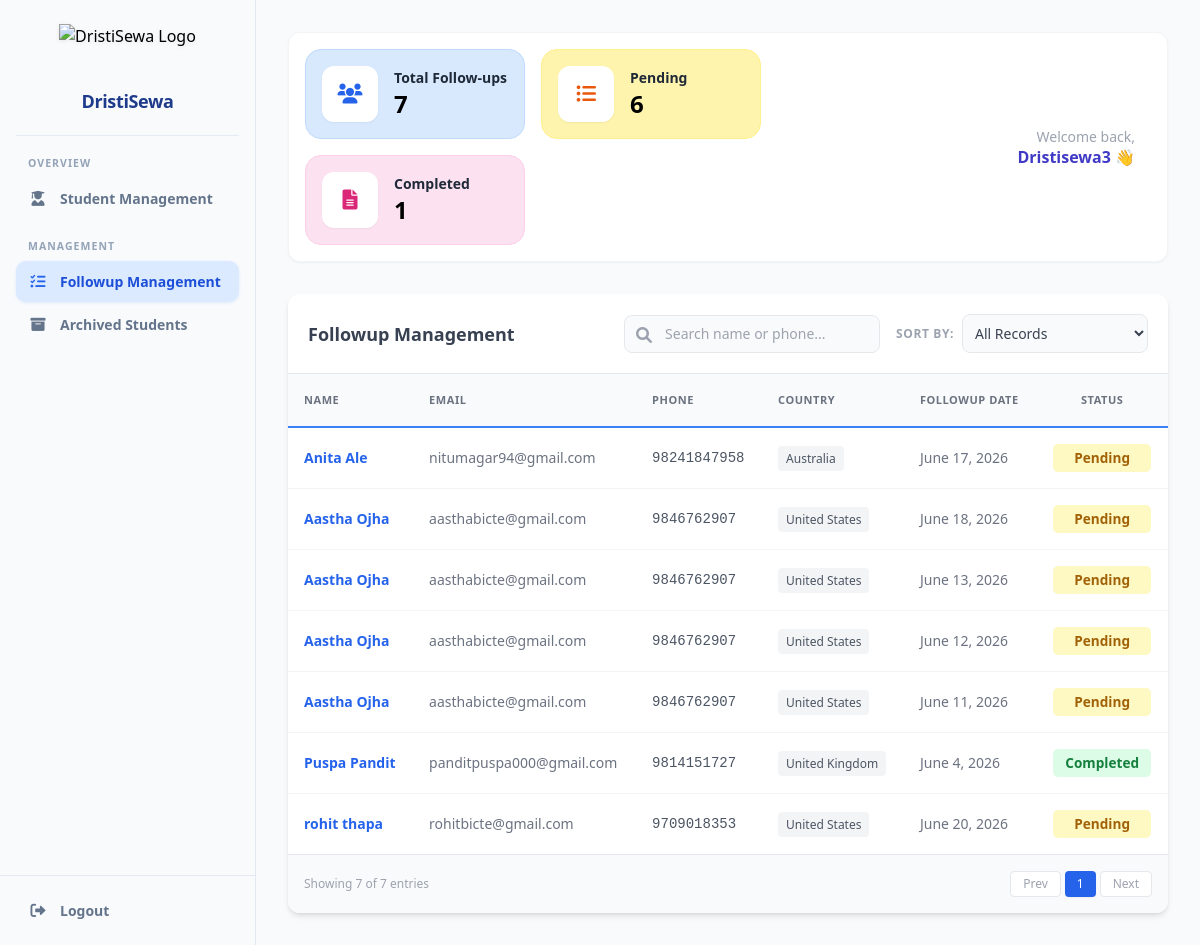
/followups/ (signed in), run on an earlier commit of the app's database.
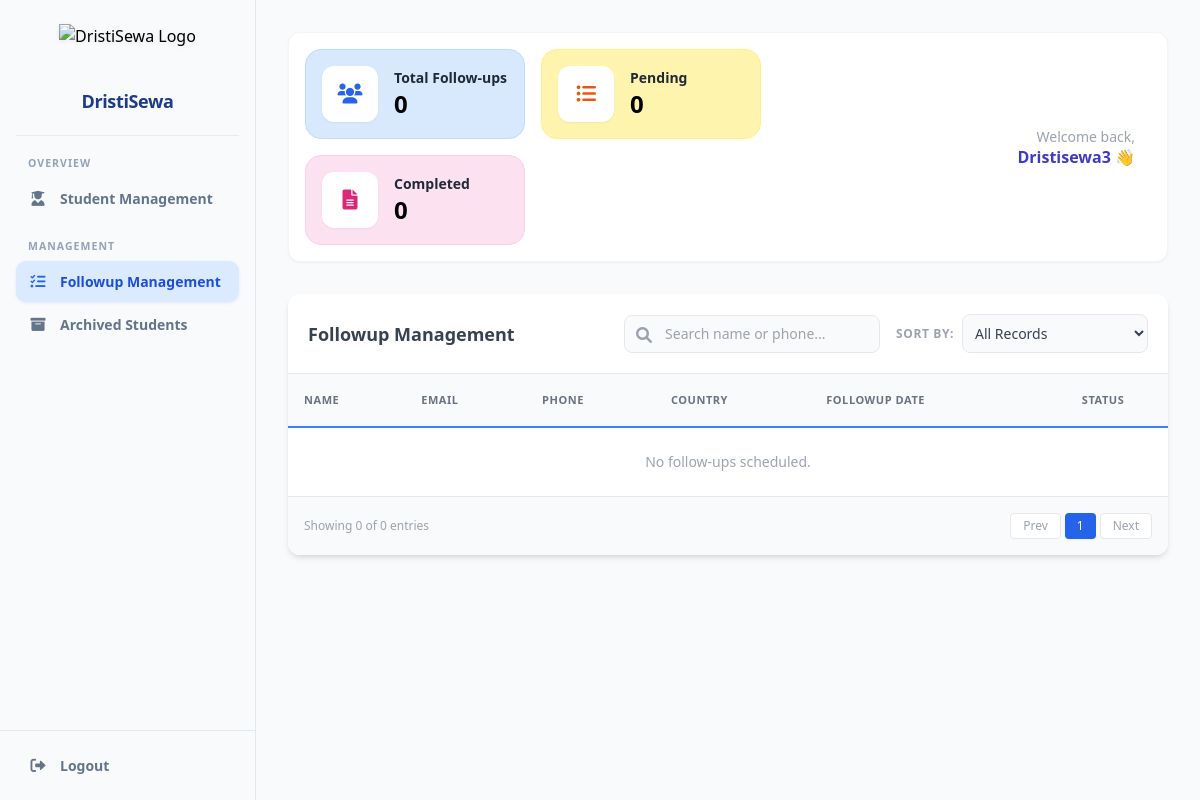
And on a later commit of the database.
### followups/models.py (models this page shows, shortened)
class FollowUp(TimeStampedModel):
    student = models.ForeignKey(Student, on_delete=models.CASCADE, related_name="followups")
    assigned_to = models.ForeignKey(
        settings.AUTH_USER_MODEL, on_delete=models.SET_NULL, null=True, blank=True, related_name="followups"
    )
    note = models.TextField()
    scheduled_date = models.DateField(null=True, blank=True)
    is_done = models.BooleanField(default=False)
    class Meta:
        ordering = ["-created_at"]

### students/models.py (models this page shows, shortened)
class Student(TimeStampedModel):
    class Test(models.TextChoices):
        IELTS = "IELTS", "IELTS"
        PTE = "PTE", "PTE"
        TOEFL = "TOEFL", "TOEFL"
    user = models.OneToOneField(
        settings.AUTH_USER_MODEL, on_delete=models.CASCADE, related_name="student"
    )
    assigned_to = models.ForeignKey(
        settings.AUTH_USER_MODEL,
        on_delete=models.SET_NULL,
        null=True,
        blank=True,
        related_name="assigned_students",
    )
    date_of_birth = models.DateField(null=True, blank=True)
    college = models.CharField(max_length=200, blank=True)
    passed_year = models.PositiveIntegerField(null=True, blank=True)
    gpa = models.DecimalField(max_digits=3, decimal_places=2, null=True, blank=True)
    test_type = models.CharField(max_length=10, choices=Test.choices, blank=True)
    test_score = models.DecimalField(max_digits=5, decimal_places=2, null=True, blank=True)
    preferred_country = models.CharField(max_length=100, blank=True)
    is_archived = models.BooleanField(default=False)
    is_verified = models.BooleanField(default=False)
    profile_pic = models.ImageField(
        upload_to="profile_pics/", default="profile_pics/default.png", blank=True
    )

### accounts/models.py (models this page shows, shortened)
class User(AbstractUser):
    class Role(models.TextChoices):
        ADMIN = "ADMIN", "Admin"
        MANAGER = "MANAGER", "Manager"
        FRONTDESK = "FRONTDESK", "Front Desk"
        STUDENT = "STUDENT", "Student"
    username = None
    email = models.EmailField("email address", unique=True)
    role = models.CharField(
        max_length=20, choices=Role.choices, default=Role.STUDENT)
    branch = models.ForeignKey(
        "branches.Branch",
        on_delete=models.SET_NULL,
        null=True,
        blank=True,
        related_name="staff",
    )
    phone = models.CharField(max_length=20, blank=True)
    experience_details = models.TextField(blank=True)
    profile_pic = models.ImageField(
        upload_to="profile_pics/", default="profile_pics/default.png", blank=True
    )
    last_seen = models.DateTimeField(null=True, blank=True)
    USERNAME_FIELD = "email"
    REQUIRED_FIELDS = []
    objects = UserManager()

### followups/views.py (the view)
# urls.py: path("", views.followup_list, name="followup_list"),
@role_required("ADMIN", "MANAGER", "FRONTDESK")
def followup_list(request):
    followups = FollowUp.objects.select_related("student__user", "assigned_to")
    followups = filter_by_branch(request.user, followups, branch_field="student__user__branch")
    if request.method == "POST":
        form = FollowUpForm(request.POST)
        if form.is_valid():
            form.save()
            messages.success(request, "Follow-up saved.")
            return redirect("followups:followup_list")
        messages.error(request, "Please correct the errors below.")
    else:
        initial = {}
        student_id = request.GET.get("student")
        if student_id:
            initial["student"] = student_id
        form = FollowUpForm(initial=initial)
    return render(
        request,
        "followups/followup_list.html",
        {
            "followups": followups,
            "form": form,
            "pending_count": followups.filter(is_done=False).count(),
            "done_count": followups.filter(is_done=True).count(),
        },
    )

### followups/forms.py
class FollowUpForm(forms.ModelForm):
    class Meta:
        model = FollowUp
        fields = ["student", "assigned_to", "note", "scheduled_date", "is_done"]
        widgets = {
            "student": forms.Select(attrs={"class": "form-input"}),
            "assigned_to": forms.Select(attrs={"class": "form-input"}),
            "note": forms.Textarea(attrs={"class": "form-input", "rows": 3}),
            "scheduled_date": forms.DateInput(attrs={"type": "date", "class": "form-input"}),
            "is_done": forms.CheckboxInput(attrs={"class": "form-checkbox"}),
        }

### accounts/permissions.py (called while the page is built)
def role_required(*allowed_roles):
    def decorator(view_func):
        @wraps(view_func)
        @login_required
        def _wrapped(request, *args, **kwargs):
            user = request.user
            if user.is_superuser or user.role in allowed_roles:
                return view_func(request, *args, **kwargs)
            raise PermissionDenied("You do not have permission to access this page.")
        return _wrapped
    return decorator

### templates/followups/followup_list.html (shortened to what the changed rows need)
{% load static %}
<!DOCTYPE html>
<html lang="en">
<head>
    <script src="https://cdn.tailwindcss.com"></script>
    <link rel="stylesheet" href="https://cdnjs.cloudflare.com/ajax/libs/font-awesome/6.0.0/css/all.min.css">
    <link rel="stylesheet" href="{% static 'css/pages/frontdesk/frontdesk.css' %}">
</head>
<body class="bg-gray-50 font-sans">
    <div class="flex min-h-screen">
        <aside class="fd-sidebar">
            <div class="fd-sidebar-inner">
                <div class="fd-brand">
                    <h1>DristiSewa</h1>
                </div>
            </div>
        </aside>
        <div class="flex-1 p-8">
            <div class="flex flex-col md:flex-row justify-between items-start md:items-center gap-6 mb-8 bg-white p-4 rounded-xl shadow-sm border border-gray-100">
                <div class="flex flex-wrap gap-4 flex-1">
                    <div class="bg-[#bfdbfe]/60 p-4 rounded-2xl flex items-center min-w-[220px] border border-[#bfdbfe]">
                        <div>
                            <p class="text-sm font-semibold text-gray-800">Total Follow-ups</p>
                            <p class="text-2xl font-black text-black">{{ followups|length }}</p>
                        </div>
                    </div>
                    <div class="bg-[#fef08a]/70 p-4 rounded-2xl flex items-center min-w-[220px] border border-[#fef08a]">
                        <div>
                            <p class="text-sm font-semibold text-gray-800">Pending</p>
                            <p class="text-2xl font-black text-black">{{ pending_count }}</p>
                        </div>
                    </div>
                    <div class="bg-[#fbcfe8]/60 p-4 rounded-2xl flex items-center min-w-[220px] border border-[#fbcfe8]">
                        <div>
                            <p class="text-sm font-semibold text-gray-800">Completed</p>
                            <p class="text-2xl font-black text-black">{{ done_count }}</p>
                        </div>
                    </div>
                </div>
            </div>
            <div class="bg-white rounded-xl shadow-md overflow-hidden">
                <div class="p-5 border-b flex flex-wrap justify-between items-center gap-4">
                    <h2 class="font-bold text-gray-700 text-lg">Followup Management</h2>
                </div>
                <div class="overflow-x-auto">
                    <table class="w-full text-left text-sm" id="studentTable">
                        <thead class="bg-gray-50 border-b-2 border-blue-500 text-gray-500 uppercase text-[11px] tracking-wider">
                            <tr>
                                <th class="p-4 font-bold">Name</th>
                                <th class="p-4 font-bold">Email</th>
                                <th class="p-4 font-bold">Phone</th>
                                <th class="p-4 font-bold">Country</th>
                                <th class="p-4 font-bold">Followup Date</th>
                                <th class="p-4 font-bold text-center">Status</th>
                            </tr>
                        </thead>
                        <tbody class="text-gray-600 divide-y divide-gray-100" id="tableBody">
                            {% for followup in followups %}
                            <tr class="hover:bg-blue-50 transition-all group" data-name="{{ followup.student.user.get_full_name|default:followup.student.user.email|lower }}" data-phone="{{ followup.student.user.phone|default:'' }}" data-followup="{{ followup.scheduled_date|date:'Y-m-d' }}">
                                <td class="p-4 font-semibold text-blue-600 group-hover:underline">
                                    <a href="{% url 'students:student_profile' followup.student.pk %}">{{ followup.student.user.get_full_name|default:followup.student.user.email }}</a>
                                </td>
                                <td class="p-4 text-gray-500">{{ followup.student.user.email }}</td>
                                <td class="p-4 font-mono font-medium">{{ followup.student.user.phone|default:"-" }}</td>
                                <td class="p-4"><span class="bg-gray-100 px-2 py-1 rounded text-xs">{{ followup.student.preferred_country|default:"-" }}</span></td>
                                <td class="p-4 text-gray-500">{{ followup.scheduled_date|default:"—" }}</td>
                                <td class="p-4 text-center">
                                    <form method="post" action="{% url 'followups:followup_toggle' followup.id %}">
                                        <select name="status" onchange="this.form.submit()"
                                                class="status-select outline-none focus:ring-2 focus:ring-blue-400 cursor-pointer font-semibold {% if followup.is_done %}bg-green-100 text-green-700{% else %}bg-yellow-100 text-yellow-700{% endif %}">
                                            <option value="pending" {% if not followup.is_done %}selected{% endif %}>Pending</option>
                                            <option value="completed" {% if followup.is_done %}selected{% endif %}>Completed</option>
                                        </select>
                                    </form>
                                </td>
                            </tr>
                            {% empty %}
                            <tr><td colspan="6" class="p-6 text-center text-gray-400">No follow-ups scheduled.</td></tr>
                            {% endfor %}
                        </tbody>
                    </table>
                </div>
                <div class="p-4 flex justify-between items-center text-xs text-gray-400 border-t bg-gray-50">
                    <p id="counter">Showing {{ followups|length }} entries</p>
                    <div class="flex gap-1">
                        <button class="px-3 py-1 bg-white border border-gray-200 rounded hover:bg-gray-100">Prev</button>
                        <button class="px-3 py-1 bg-blue-600 text-white rounded shadow-sm">1</button>
                        <button class="px-3 py-1 bg-white border border-gray-200 rounded hover:bg-gray-100">Next</button>
                    </div>
                </div>
            </div>
        </div>
    </div>
</body>
</html>

What changed in the data, as far as the page shows it:
removed FollowUp: student.user.get_full_name "Anita Ale", student.user.email "nitumagar94@gmail.com", student.user.phone "98241847958", student.preferred_country "Australia", scheduled_date "June 17, 2026", status "Pending"
removed FollowUp: student.user.get_full_name "Aastha Ojha", student.user.email "aasthabicte@gmail.com", student.user.phone "9846762907", student.preferred_country "United States", scheduled_date "June 18, 2026", status "Pending"
removed FollowUp: student.user.get_full_name "Aastha Ojha", student.user.email "aasthabicte@gmail.com", student.user.phone "9846762907", student.preferred_country "United States", scheduled_date "June 13, 2026", status "Pending"
removed FollowUp: student.user.get_full_name "Aastha Ojha", student.user.email "aasthabicte@gmail.com", student.user.phone "9846762907", student.preferred_country "United States", scheduled_date "June 12, 2026", status "Pending"
removed FollowUp: student.user.get_full_name "Aastha Ojha", student.user.email "aasthabicte@gmail.com", student.user.phone "9846762907", student.preferred_country "United States", scheduled_date "June 11, 2026", status "Pending"
removed FollowUp: student.user.get_full_name "Puspa Pandit", student.user.email "panditpuspa000@gmail.com", student.user.phone "9814151727", student.preferred_country "United Kingdom", scheduled_date "June 4, 2026", status "Completed"
removed FollowUp: student.user.get_full_name "rohit thapa", student.user.email "rohitbicte@gmail.com", student.user.phone "9709018353", student.preferred_country "United States", scheduled_date "June 20, 2026", status "Pending"
Also different on the page:
{{ followups|length }}: "7" → "0"
{{ pending_count }}: "6" → "0"
{{ done_count }}: "1" → "0"
text written by a page script: "Showing 7 of 7 entries" → "Showing 0 of 0 entries"
text now shown: "No follow-ups scheduled."
